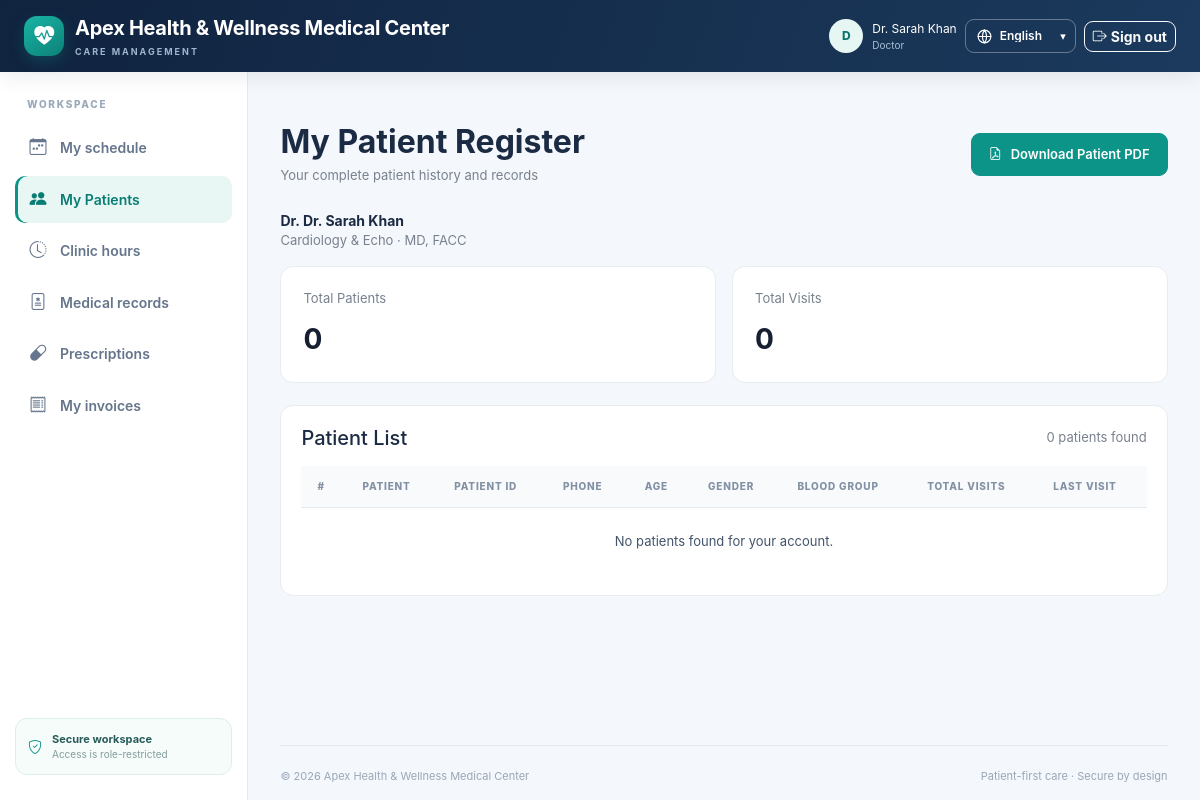
Page /doctor/patients.php (signed in) on the committed database.
### tables this page shows
CREATE TABLE `settings` (
  `setting_key` VARCHAR(100) PRIMARY KEY,
  `setting_value` TEXT NOT NULL,
  `updated_by` INT NULL,
  `updated_at` TIMESTAMP DEFAULT CURRENT_TIMESTAMP ON UPDATE CURRENT_TIMESTAMP
);

CREATE TABLE `doctors` (
  `id` INT AUTO_INCREMENT PRIMARY KEY,
  `user_id` INT NOT NULL UNIQUE,
  `department_id` INT NOT NULL,
  `specialization` VARCHAR(150) NOT NULL,
  `qualification` VARCHAR(200) NOT NULL,
  `fee` DECIMAL(10,2) NOT NULL DEFAULT 0.00,
  `room_number` VARCHAR(50) NULL,
  `experience_years` INT DEFAULT 0,
  FOREIGN KEY (`user_id`) REFERENCES `users`(`id`) ON DELETE CASCADE,
  FOREIGN KEY (`department_id`) REFERENCES `departments`(`id`) ON DELETE RESTRICT
);

CREATE TABLE `users` (
  `id` INT AUTO_INCREMENT PRIMARY KEY,
  `role_id` INT NOT NULL,
  `name` VARCHAR(150) NOT NULL,
  `email` VARCHAR(150) NOT NULL UNIQUE,
  `password_hash` VARCHAR(255) NOT NULL,
  `phone` VARCHAR(50) NULL,
  `status` ENUM('active', 'inactive', 'suspended') DEFAULT 'active',
  `created_at` TIMESTAMP DEFAULT CURRENT_TIMESTAMP,
  FOREIGN KEY (`role_id`) REFERENCES `roles`(`id`) ON DELETE RESTRICT
);

### includes/functions.php (called while the page is built, shortened)
<?php
require_once __DIR__ . '/../config/database.php';
function db(): PDO { return getDBConnection(); }
function url(string $path=''): string { return BASE_URL . ($path === '' ? '/' : '/' . ltrim($path, '/')); }
function e(mixed $value): string { return htmlspecialchars((string)($value ?? ''), ENT_QUOTES | ENT_SUBSTITUTE, 'UTF-8'); }
function current_user(): ?array {
    return ['id'=>(int)$_SESSION['user_id'], 'name'=>$_SESSION['user_name'] ?? 'User', 'email'=>$_SESSION['user_email'] ?? '', 'role'=>$_SESSION['user_role'] ?? ''];
}
function setting(string $key, string $default=''): string { try {$s=db()->prepare('SELECT setting_value FROM settings WHERE setting_key=?');$s->execute([$key]);$v=$s->fetchColumn();return $v===false?$default:(string)$v;}catch(Throwable $e){return $default;} }

### config/database.php (called while the page is built, shortened)
<?php
function getDBConnection(): PDO {
    static $pdo = null;
    if ($pdo instanceof PDO) return $pdo;
    $dsn = 'mysql:host=' . DB_HOST . ';dbname=' . DB_NAME . ';charset=' . DB_CHARSET;
    try {
        $pdo = new PDO($dsn, DB_USER, DB_PASS, [
            PDO::ATTR_ERRMODE => PDO::ERRMODE_EXCEPTION,
            PDO::ATTR_DEFAULT_FETCH_MODE => PDO::FETCH_ASSOC,
            PDO::ATTR_EMULATE_PREPARES => false,
        ]);
        return $pdo;
    } catch (PDOException $e) {
        error_log('CRM database connection failed: ' . $e->getMessage());
        http_response_code(500);
        exit('Database connection failed. Start MySQL in XAMPP and import schema.sql into hospital_crm.');
    }
}

### doctor/patients.php (the view, shortened to what this page needs)
<?php
require_once __DIR__ . '/../includes/functions.php';
$user = current_user();
$db = db();
$doctor = doctor_for_user($user['id']);
$doctorId = (int) $doctor['id'];
$doctorStmt = $db->prepare("
    SELECT u.name, d.specialization, d.qualification
    FROM doctors d
    JOIN users u ON u.id = d.user_id
    WHERE d.id = ?
    LIMIT 1
");
$doctorStmt->execute([$doctorId]);
$doctorInfo = $doctorStmt->fetch();
$statsStmt = $db->prepare("
    SELECT
        COUNT(*) AS total_patients,
        COALESCE(SUM(patient_visits.total_visits), 0) AS total_visits
    FROM patients p
    LEFT JOIN (
        SELECT patient_id, COUNT(*) AS total_visits
        FROM appointments
        WHERE doctor_id = ?
          AND status NOT IN ('cancelled', 'no_show')
        GROUP BY patient_id
    ) patient_visits ON patient_visits.patient_id = p.id
    WHERE p.assigned_doctor_id = ?
       OR EXISTS (
            SELECT 1
            FROM appointments a
            WHERE a.patient_id = p.id
              AND a.doctor_id = ?
              AND a.status NOT IN ('cancelled', 'no_show')
       )
");
$statsStmt->execute([$doctorId, $doctorId, $doctorId]);
$stats = $statsStmt->fetch();
$patientStmt = $db->prepare("
    SELECT
        p.id,
        p.patient_number,
        COALESCE(NULLIF(p.full_name, ''), u.name, 'Patient') AS patient_name,
        COALESCE(NULLIF(p.phone, ''), u.phone, '') AS phone,
        COALESCE(NULLIF(p.email, ''), u.email, '') AS email,
        p.date_of_birth,
        p.gender,
        p.blood_group,
        p.created_at,
        COALESCE(visits.total_visits, 0) AS total_visits,
        visits.last_visit
    FROM patients p
    LEFT JOIN users u ON u.id = p.user_id
    LEFT JOIN (
        SELECT
            patient_id,
            COUNT(*) AS total_visits,
            MAX(appointment_date) AS last_visit
        FROM appointments
        WHERE doctor_id = ?
          AND status NOT IN ('cancelled', 'no_show')
        GROUP BY patient_id
    ) visits ON visits.patient_id = p.id
    WHERE p.assigned_doctor_id = ?
       OR EXISTS (
            SELECT 1
            FROM appointments a
            WHERE a.patient_id = p.id
              AND a.doctor_id = ?
              AND a.status NOT IN ('cancelled', 'no_show')
       )
    ORDER BY
        COALESCE(visits.last_visit, p.created_at) DESC,
        p.id DESC
");
$patientStmt->execute([$doctorId, $doctorId, $doctorId]);
$patients = $patientStmt->fetchAll();
require __DIR__ . '/../includes/header.php';
?>
<div class="container patient-register">
    <div class="register-heading">
        <div>
            <h2>My Patient Register</h2>
            <div class="muted">
                Your complete patient history and records
            </div>
        </div>
        <div class="register-actions">
            <button
                type="button"
                id="downloadPatientPdf"
                class="btn btn-primary pdf-button"
                onclick="openPatientPdf(this)"
            >
                <span class="pdf-icon">
                    <i class="bi bi-file-earmark-pdf"></i>
                </span>
                <span class="pdf-button-text">
                    Download Patient PDF
                </span>
            </button>
        </div>
    </div>
    <div class="mb-3">
        <strong>Dr. <?= e($doctorInfo['name']) ?></strong>
        <div class="muted">
            <?= e($doctorInfo['specialization']) ?>
            · <?= e($doctorInfo['qualification']) ?>
        </div>
    </div>
    <div class="register-stats">
        <div class="register-stat">
            <span>Total Patients</span>
            <strong><?= count($patients) ?></strong>
        </div>
        <div class="register-stat">
            <span>Total Visits</span>
            <strong><?= (int)($stats['total_visits'] ?? 0) ?></strong>
        </div>
    </div>
    <div class="register-panel">
        <div class="d-flex align-items-center justify-content-between flex-wrap gap-2 mb-3">
            <h5 class="mb-0">Patient List</h5>
            <span class="muted">
                <?= count($patients) ?> patients found
            </span>
        </div>
        <div class="table-responsive">
            <table class="table table-hover register-table">
                <thead>
                    <tr>
                        <th>#</th>
                        <th>Patient</th>
                        <th>Patient ID</th>
                        <th>Phone</th>
                        <th>Age</th>
                        <th>Gender</th>
                        <th>Blood Group</th>
                        <th>Total Visits</th>
                        <th>Last Visit</th>
                    </tr>
                </thead>
                <tbody>
                <?php if ($patients): ?>
                    <?php foreach ($patients as $index => $patient): ?>
                        <?php
                        $age = '—';
                        if (!empty($patient['date_of_birth'])) {
                            $birthDate = new DateTime($patient['date_of_birth']);
                            $today = new DateTime();
                            $age = $birthDate->diff($today)->y . ' years';
                        }
                        ?>
                        <tr>
                            <td><?= $index + 1 ?></td>
                            <td>
                                <div class="patient-name">
                                    <?= e($patient['patient_name']) ?>
                                </div>
                                <div class="patient-number">
                                    <?= e($patient['email'] ?: 'No email') ?>
                                </div>
                            </td>
                            <td><?= e($patient['patient_number']) ?></td>
                            <td><?= e($patient['phone'] ?: '—') ?></td>
                            <td><?= e($age) ?></td>
                            <td><?= e($patient['gender']) ?></td>
                            <td><?= e($patient['blood_group'] ?: '—') ?></td>
                            <td>
                                <span class="badge bg-primary">
                                    <?= (int)$patient['total_visits'] ?>
                                </span>
                            </td>
                            <td>
                                <?= e($patient['last_visit'] ?: 'No visit yet') ?>
                            </td>
                        </tr>
                    <?php endforeach; ?>
                <?php else: ?>
                    <tr>
                        <td colspan="9" class="text-center py-4">
                            No patients found for your account.
                        </td>
                    </tr>
                <?php endif; ?>
                </tbody>
            </table>
        </div>
    </div>
</div>
<?php require __DIR__ . '/../includes/footer.php'; ?>

### includes/header.php (shortened to what this page needs)
<?php
require_once __DIR__ . '/functions.php';
$user=current_user(); $pageTitle=$pageTitle ?? 'Dashboard'; $notice=take_flash();
$clinic=setting('clinic_name','Apex Health & Wellness Center');
?><!doctype html><html lang="en"><head><meta charset="utf-8"><meta name="viewport" content="width=device-width, initial-scale=1"><title data-i18n-prefix="<?=e($pageTitlePrefix ?? '')?>"><?=e($pageTitle)?> · <?=e($clinic)?></title>
<link href="https://cdn.jsdelivr.net/npm/bootstrap@5.3.3/dist/css/bootstrap.min.css" rel="stylesheet"><link href="https://cdn.jsdelivr.net/npm/bootstrap-icons@1.11.3/font/bootstrap-icons.min.css" rel="stylesheet"><link href="<?=e(url('assets/css/app.css'))?>" rel="stylesheet"></head><body>
<nav class="navbar navbar-expand-lg app-topbar"><div class="container-fluid px-3 px-lg-4"><a class="navbar-brand" href="<?=e(url('index.php'))?>"><span class="brand-mark"><i class="bi bi-heart-pulse-fill"></i></span><span><span data-no-i18n><?=e($clinic)?></span><small data-i18n="care_management">CARE MANAGEMENT</small></span></a><div class="d-flex align-items-center gap-2 ms-auto"><?php if($user):?><span class="user-chip d-none d-md-flex"><span class="avatar-sm"><?=e(strtoupper(substr($user['name'],0,1)))?></span><span><span data-no-i18n><?=e($user['name'])?></span><small data-i18n="<?=e($user['role'])?>"><?=e(ucwords(str_replace('_',' ',$user['role'])))?></small></span></span><?php endif;?><label class="language-switcher"><svg viewBox="0 0 24 24" aria-hidden="true" focusable="false"><circle cx="12" cy="12" r="9"></circle><path d="M3 12h18M12 3a15 15 0 0 1 0 18M12 3a15 15 0 0 0 0 18"></path></svg><span class="visually-hidden" data-i18n="language">Language</span><select id="languageSelector" data-i18n-aria-label="language_selector" aria-label="Select language"><option value="en">English</option><option value="fr">Français</option></select><span class="language-caret" aria-hidden="true">▾</span></label><?php if($user):?><a class="btn btn-outline-light btn-sm" href="<?=e(url('logout.php'))?>" data-i18n="sign_out"><i class="bi bi-box-arrow-right me-1"></i>Sign out</a><?php else:?><a class="btn btn-light btn-sm" href="<?=e(url('login.php'))?>" data-i18n="sign_in"><i class="bi bi-box-arrow-in-right me-1"></i>Sign in</a><a class="btn btn-outline-light btn-sm" href="<?=e(url('register.php'))?>" data-i18n="patient_signup">Patient signup</a><?php endif;?></div></div></nav>
<div class="app-shell"><?php if($user):?><aside class="app-sidebar"><div class="sidebar-label">WORKSPACE</div><?php include __DIR__.'/sidebar.php';?><div class="sidebar-bottom"><i class="bi bi-shield-check"></i><span><strong>Secure workspace</strong><small>Access is role-restricted</small></span></div></aside><?php endif;?><main class="app-main <?= $user?'':'public-main' ?>"><div class="content-wrap">

### includes/footer.php (shortened to what this page needs)
</div><footer class="app-footer"><span>© <?=date('Y')?> <span data-no-i18n><?=e(setting('clinic_name','Hospital & Clinic CRM'))?></span></span><span data-i18n="footer_tagline">Patient-first care · Secure by design</span></footer></main></div><?=e(url('assets/js/app.js'))?><?=e(url('assets/js/language.js'))?></body></html>

### assets/css/app.css (style rules this page uses)
:root { --navy:#12263f;--navy2:#1b3656;--teal:#0d9488;--mint:#e8f7f4;--bg:#f4f7fb;--ink:#1b2b43;--muted:#708198;--line:#e4eaf2 }
* { box-sizing:border-box }
body { background:var(--bg);color:var(--ink);font-family:Inter,-apple-system,BlinkMacSystemFont,"Segoe UI",sans-serif;font-size:14px }
.app-topbar { background:linear-gradient(110deg,#10233f,#1b3a5d);min-height:72px;color:#fff;box-shadow:0 4px 20px #13294318 }
.navbar-brand { display:flex;align-items:center;gap:11px;color:white!important;font-weight:750;letter-spacing:-.3px }
.navbar-brand small { display:block;font-size:9px;letter-spacing:2px;color:#9eb6ce;font-weight:700;margin-top:2px }
.brand-mark { width:40px;height:40px;border-radius:13px;background:linear-gradient(145deg,#19b5a5,#0d8178);display:grid;place-items:center;color:white;font-size:20px;box-shadow:0 5px 14px #0d948844 }
.user-chip { align-items:center;gap:9px;color:white;font-size:12px }
.user-chip small { display:block;color:#a9bfd5;font-size:10px;text-transform:capitalize }
.avatar-sm { display:grid;place-items:center;width:34px;height:34px;border-radius:50%;background:#e5f6f3;color:#0e756d;font-weight:800 }
.app-shell { display:flex;min-height:calc(100vh - 72px) }
.app-sidebar { width:248px;flex:0 0 248px;background:#fff;border-right:1px solid var(--line);padding:25px 15px;display:flex;flex-direction:column }
.sidebar-label { font-size:10px;font-weight:800;letter-spacing:1.7px;color:#9aa8b9;padding:0 12px 12px }
.sidebar-bottom { margin-top:auto;display:flex;gap:10px;align-items:center;border:1px solid #dcefe9;background:#f6fcfa;padding:12px;border-radius:12px;color:var(--teal) }
.sidebar-bottom strong,.sidebar-bottom small { display:block }
.sidebar-bottom strong { font-size:11px;color:#285b5a }
.sidebar-bottom small { font-size:10px;color:#829b9c }
.app-main { min-width:0;flex:1;padding:27px clamp(16px,2.7vw,38px) 0;display:flex;flex-direction:column }
.content-wrap { width:100%;max-width:1500px;margin:0 auto;flex:1 }
.app-footer { display:flex;justify-content:space-between;gap:10px;color:#9aa7b7;font-size:11px;padding:22px 0 16px;margin-top:22px;border-top:1px solid var(--line) }
.table { --bs-table-bg:transparent;margin:0 }
.table thead th { background:#f8fafc;color:#8391a4;font-size:10px;text-transform:uppercase;letter-spacing:.8px;border-bottom:1px solid var(--line);font-weight:800;white-space:nowrap;padding:13px 16px }
.table tbody td { padding:14px 16px;border-color:#edf1f6;vertical-align:middle;color:#43546b }
.table tbody tr:last-child td { border-bottom:0 }
.table-responsive { border-radius:0 0 15px 15px }
.btn { border-radius:9px;font-weight:650 }
.btn-primary { background:var(--teal);border-color:var(--teal) }
.language-switcher { position:relative;display:inline-flex;align-items:center;gap:7px;height:34px;padding:0 10px;border:1px solid #ffffff55;border-radius:9px;color:#fff;transition:background-color .18s ease,border-color .18s ease,transform .18s ease }
.language-switcher svg { width:17px;height:17px;fill:none;stroke:currentColor;stroke-width:1.6;stroke-linecap:round;stroke-linejoin:round;flex:none }
.language-switcher select { width:auto;max-width:92px;padding:0 15px 0 0;border:0;outline:0;background:transparent;color:inherit;font-family:inherit;font-size:12px;font-weight:600;line-height:1;appearance:none;cursor:pointer }
.language-switcher select option { color:#1b2b43;background:#fff }
.language-caret { position:absolute;right:9px;pointer-events:none;font-size:11px;transition:transform .18s ease }

### rows in the picture
settings: setting_value "Apex Health & Wellness Medical Center"
doctors: user.name "Dr. Sarah Khan", specialization "Cardiology & Echo", qualification "MD, FACC"

### other values in the picture
substr($user['name'],0,1) "D"
$user['name'] "Dr. Sarah Khan"
str_replace('_',' ',$user['role']) "Doctor"
$it[2] "My schedule"
$it[2] "My Patients"
$it[2] "Clinic hours"
$it[2] "Medical records"
$it[2] "Prescriptions"
$it[2] "My invoices"
count($patients) "0"
$stats['total_visits'] "0"
